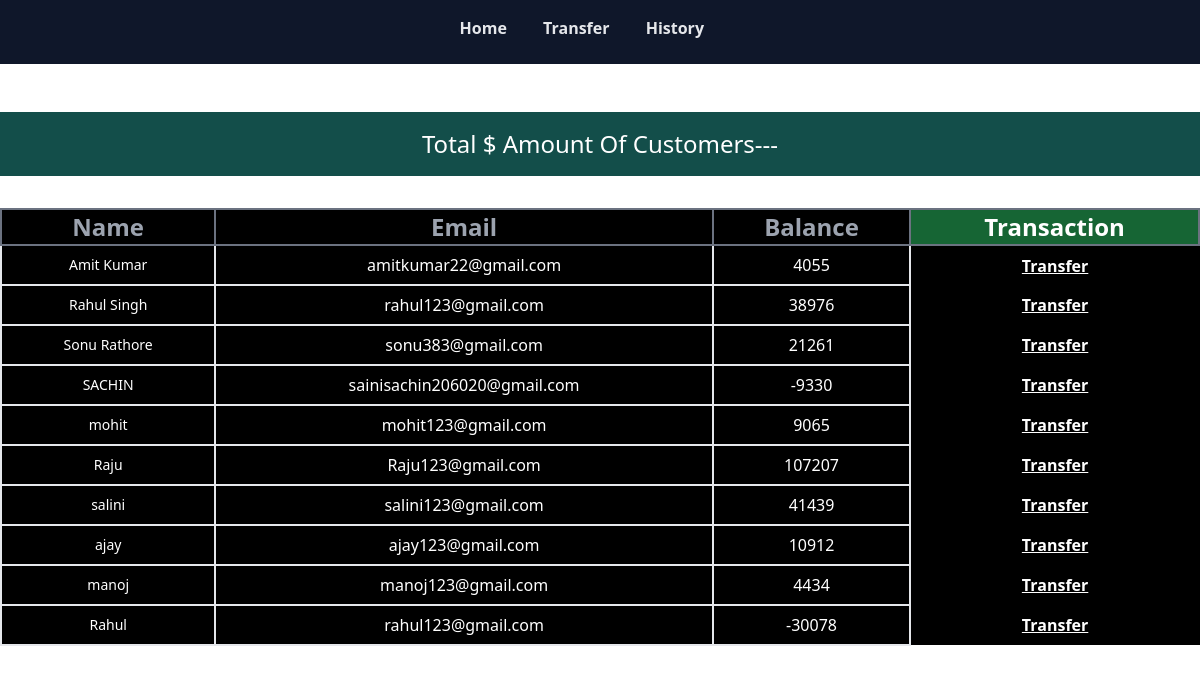
The app's page /balance/ with its own data.
### app/models.py (models this page shows, shortened)
class customer(models.Model):
    name=models.CharField(max_length=200)
    email=models.EmailField(max_length=100)
    balance=models.IntegerField()

### app/views.py (the view)
# urls.py: path("balance/",views.balance,name="balance"),
def balance(request):
    data=customer.objects.all()
    return render(request,'balance.html',{'data':data})

### templates/balance.html (shortened to what this page needs)
{% include 'base.html' %}
<!DOCTYPE html>
<html lang="en">
<head>
</head>
<body>
    <div class="text-center mt-12 ">
        <h1 class="text-bold text-2xl bg-teal-900 text-white p-4">Total $ Amount Of Customers---</h1>
    </div>
<div class=" min-h-screen mt-8 ">
   <table class="w-full bg-black">
    <thead class="">
        <th class="border-2  border-gray-500  text-2xl text-gray-400">Name</th>
        <th class="border-2   border-gray-500 text-2xl text-gray-400">Email</th>
        <th class="border-2   border-gray-500 text-2xl text-gray-400" >Balance</th>
        <th class="border-2   border-gray-500 text-2xl text-white bg-green-800 " >Transaction</th>
    </thead>
    {% for i in data  %}
     <tr class="text-center">
        <td class="border-2 p-2 text-white text-sm ">{{i.name}}</td>
        <td class="border-2 p-2 text-white ">{{i.email}}</td>
        <td class="border-2 p-2 text-white ">{{i.balance}}</td>
        <td><a href="/transaction?name={{i.name}}" class="text-white underline hover:text-stone-400 font-bold ">Transfer </a></td>
     <tr>
        {% endfor %}
        </table>
    </div>
</body>
</html>

### templates/base.html (shortened to what this page needs)
<html>
    <header>
    <div class="bg-slate-900 w-full h-16">
    <div class="float-right mr-96 mt-4  ">
        <script src="https://cdn.tailwindcss.com"></script>
        <nav class="mr-24">
            <a href="/" class="p-4 font-bold hover:text-white text-gray-200">Home</a>
            <a href="/balance/" class="p-4 font-bold hover:text-white  text-gray-200">Transfer</a>
            <a href="/history/" class="p-4 font-bold hover:text-white  text-gray-200">History</a>
        </nav>
    </div>
    </div>
</header>
</html>

### records on screen
customer: name "Amit Kumar", email "amitkumar22@gmail.com", balance "4055"
customer: name "Rahul Singh", email "rahul123@gmail.com", balance "38976"
customer: name "Sonu Rathore", email "sonu383@gmail.com", balance "21261"
customer: name "SACHIN", email "sainisachin206020@gmail.com", balance "-9330"
customer: name "mohit", email "mohit123@gmail.com", balance "9065"
customer: name "Raju", email "Raju123@gmail.com", balance "107207"
customer: name "salini", email "salini123@gmail.com", balance "41439"
customer: name "ajay", email "ajay123@gmail.com", balance "10912"
customer: name "manoj", email "manoj123@gmail.com", balance "4434"
customer: name "Rahul", email "rahul123@gmail.com", balance "-30078"
